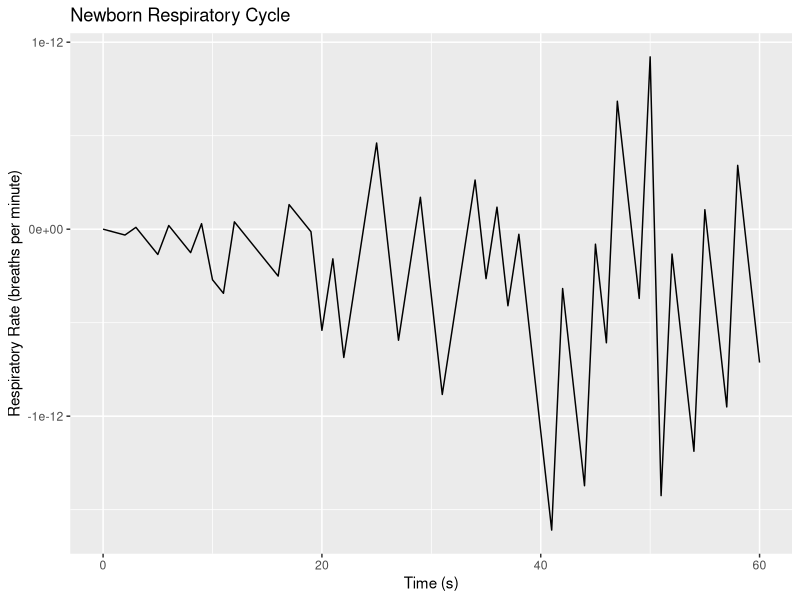
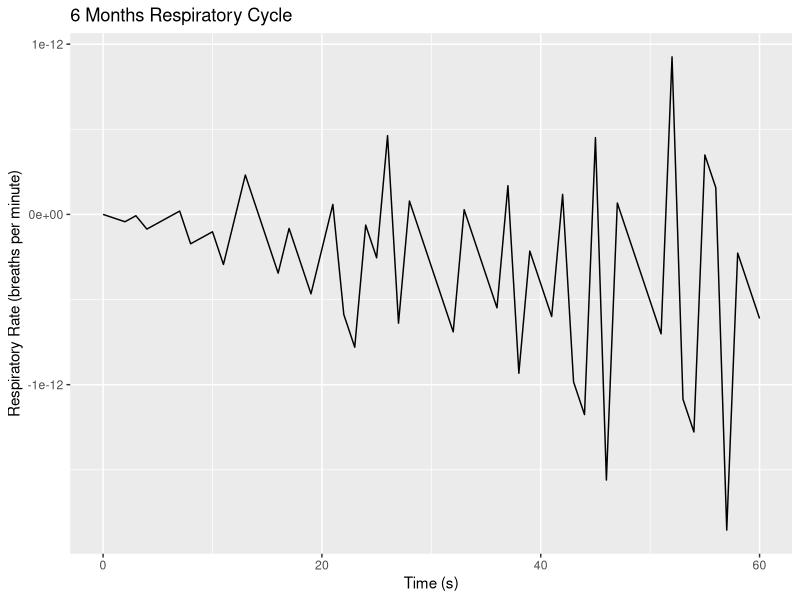
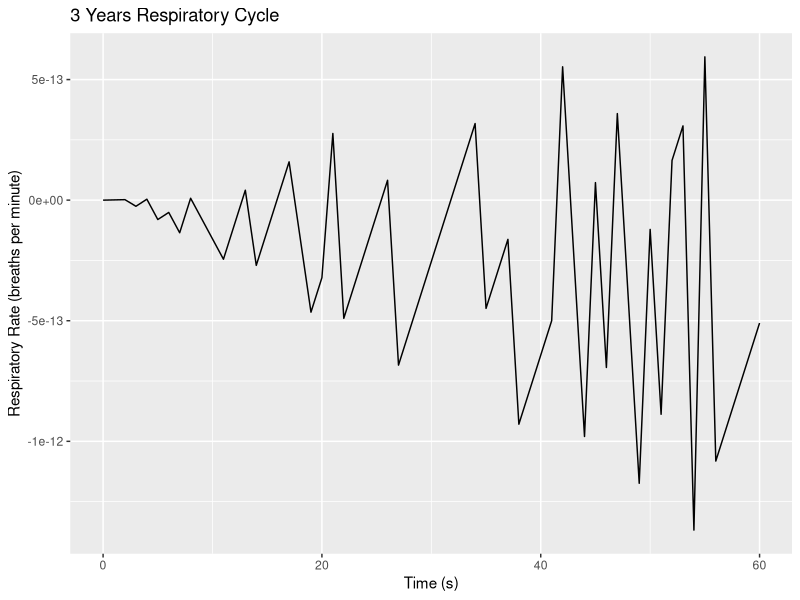
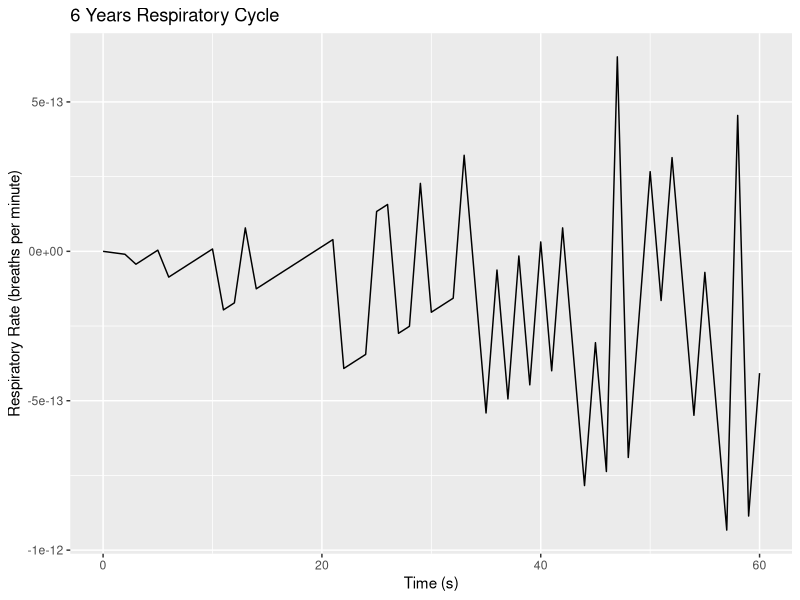
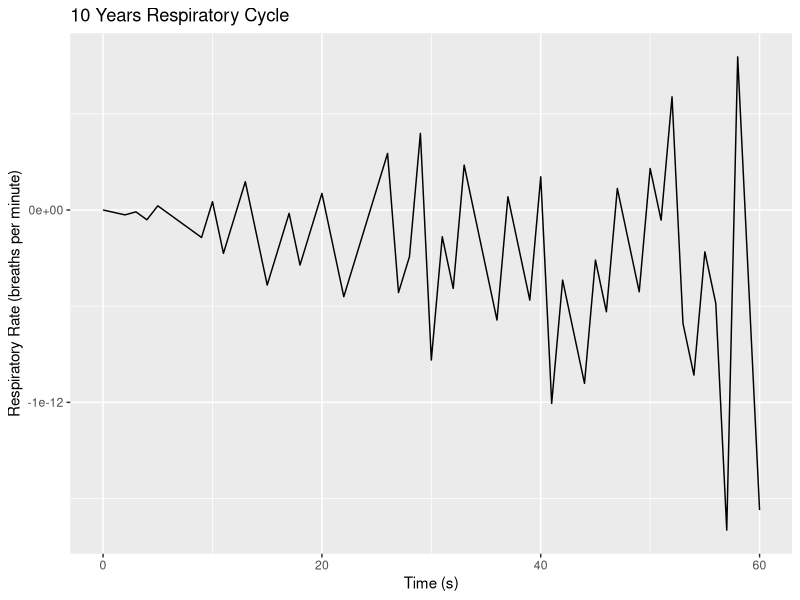
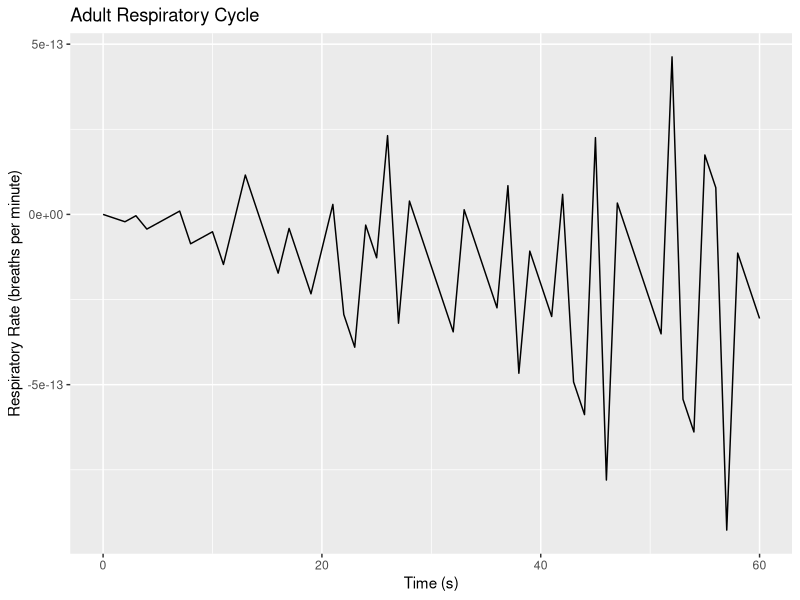
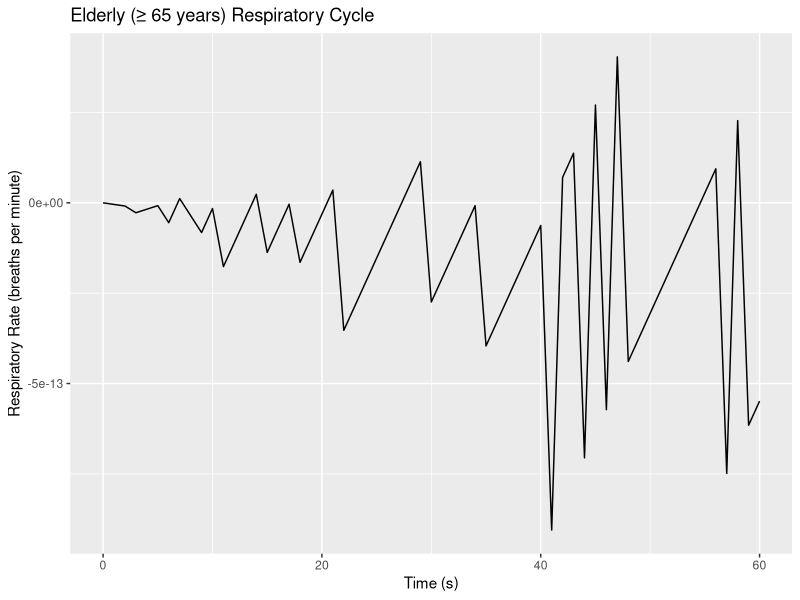
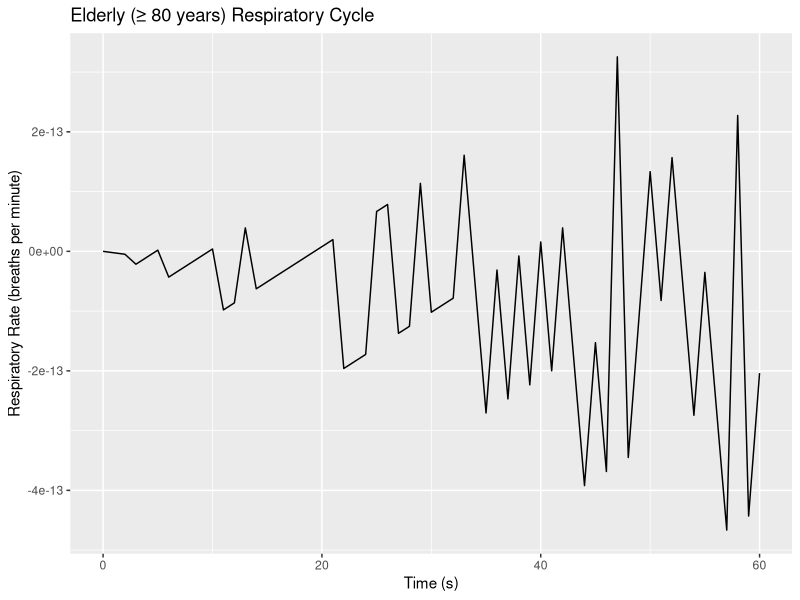

These charts were generated, in order, by the following R code:
# This script simulates respiratory waveforms for various age groups based on typical breathing rates,
# generating sine wave signals to represent breathing cycles over a specified time period.
# It uses ggplot to plot individual graphs for each of the simulated signals.

# Load required libraries
library(ggplot2)

# Define simulation parameters
total_time <- 60       # Total simulation time (seconds)
time_step <- 1         # Time step (seconds)
time <- seq(from = 0, to = total_time, by = time_step)  # Generate time sequence

# Define respiratory rates (breaths per minute) for different age groups
rate_newborn <- 35      # Newborn: 30-40 breaths per minute
waveform_newborn <- sin(2 * pi * time * rate_newborn)

rate_six_months <- 30   # 6 months: 25-40 breaths per minute
waveform_six_months <- sin(2 * pi * time * rate_six_months)

rate_three_years <- 25  # 3 years: 20-30 breaths per minute
waveform_three_years <- sin(2 * pi * time * rate_three_years)

rate_six_years <- 20    # 6 years: 18-25 breaths per minute
waveform_six_years <- sin(2 * pi * time * rate_six_years)

rate_ten_years <- 23    # 10 years: 17-23 breaths per minute
waveform_ten_years <- sin(2 * pi * time * rate_ten_years)

rate_adult <- 15        # Adult: 12-18 breaths per minute
waveform_adult <- sin(2 * pi * time * rate_adult)

rate_elderly_65 <- 18   # Elderly (≥ 65 years): 12-28 breaths per minute
waveform_elderly_65 <- sin(2 * pi * time * rate_elderly_65)

rate_elderly_80 <- 10   # Elderly (≥ 80 years): 10-30 breaths per minute
waveform_elderly_80 <- sin(2 * pi * time * rate_elderly_80)

# Create data frames for each waveform to be used in plotting
df_newborn <- data.frame(time = time, respiration = waveform_newborn)
df_six_months <- data.frame(time = time, respiration = waveform_six_months)
df_three_years <- data.frame(time = time, respiration = waveform_three_years)
df_six_years <- data.frame(time = time, respiration = waveform_six_years)
df_ten_years <- data.frame(time = time, respiration = waveform_ten_years)
df_adult <- data.frame(time = time, respiration = waveform_adult)
df_elderly_65 <- data.frame(time = time, respiration = waveform_elderly_65)
df_elderly_80 <- data.frame(time = time, respiration = waveform_elderly_80)

# Plotting the respiratory waveforms for each group with ggplot and labels for the axes
ggplot(data = df_newborn, aes(x = time, y = respiration)) + 
  geom_line() + 
  labs(x = "Time (s)", y = "Respiratory Rate (breaths per minute)") + 
  ggtitle("Newborn Respiratory Cycle")

ggplot(data = df_six_months, aes(x = time, y = respiration)) + 
  geom_line() + 
  labs(x = "Time (s)", y = "Respiratory Rate (breaths per minute)") + 
  ggtitle("6 Months Respiratory Cycle")

ggplot(data = df_three_years, aes(x = time, y = respiration)) + 
  geom_line() + 
  labs(x = "Time (s)", y = "Respiratory Rate (breaths per minute)") + 
  ggtitle("3 Years Respiratory Cycle")

ggplot(data = df_six_years, aes(x = time, y = respiration)) + 
  geom_line() + 
  labs(x = "Time (s)", y = "Respiratory Rate (breaths per minute)") + 
  ggtitle("6 Years Respiratory Cycle")

ggplot(data = df_ten_years, aes(x = time, y = respiration)) + 
  geom_line() + 
  labs(x = "Time (s)", y = "Respiratory Rate (breaths per minute)") + 
  ggtitle("10 Years Respiratory Cycle")

ggplot(data = df_adult, aes(x = time, y = respiration)) + 
  geom_line() + 
  labs(x = "Time (s)", y = "Respiratory Rate (breaths per minute)") + 
  ggtitle("Adult Respiratory Cycle")

ggplot(data = df_elderly_65, aes(x = time, y = respiration)) + 
  geom_line() + 
  labs(x = "Time (s)", y = "Respiratory Rate (breaths per minute)") + 
  ggtitle("Elderly (≥ 65 years) Respiratory Cycle")

ggplot(data = df_elderly_80, aes(x = time, y = respiration)) + 
  geom_line() + 
  labs(x = "Time (s)", y = "Respiratory Rate (breaths per minute)") + 
  ggtitle("Elderly (≥ 80 years) Respiratory Cycle")
